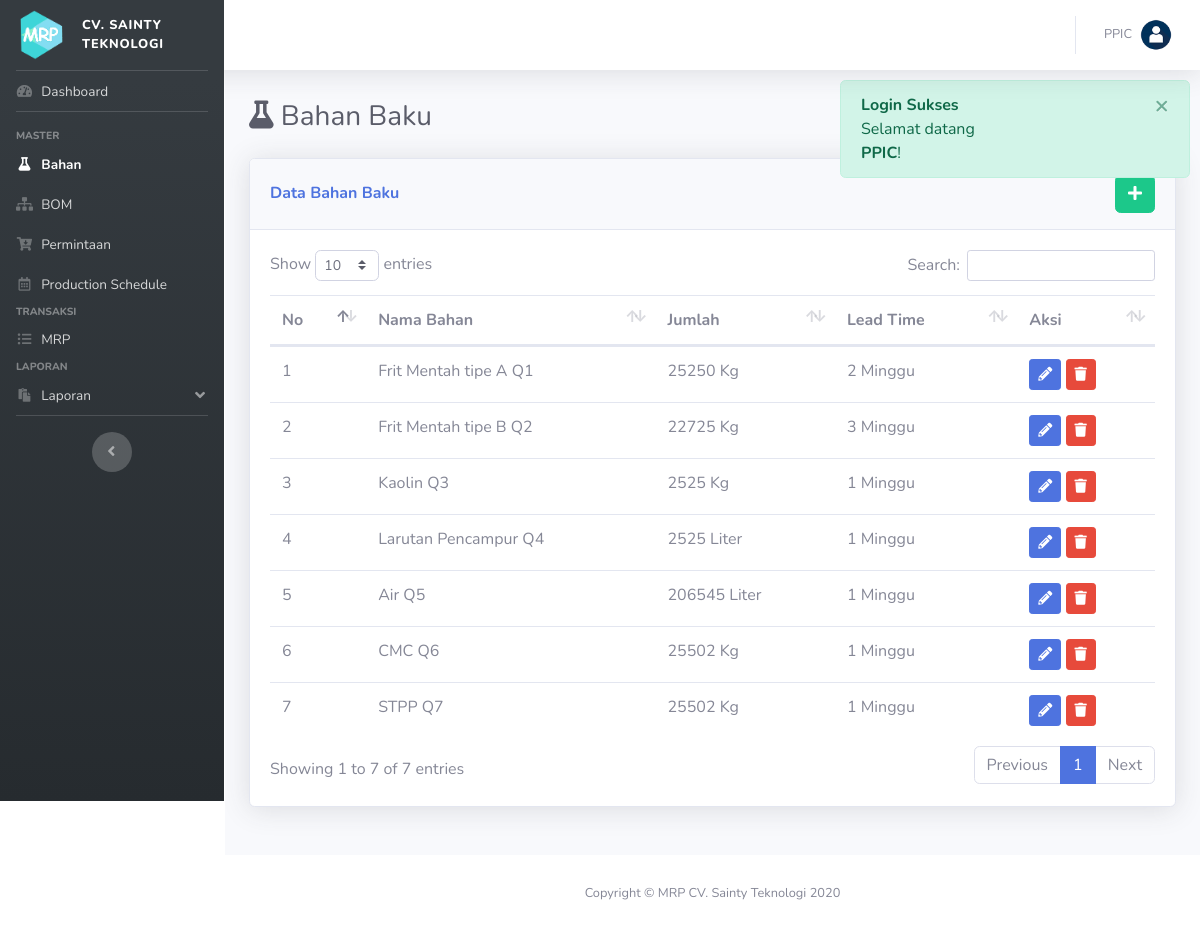
Screenshot of /index.php?p=bahan (signed in) with the database file from the repository.
### tables this page shows
CREATE TABLE IF NOT EXISTS `bahan` (
  `id_bahan` int(11) NOT NULL AUTO_INCREMENT,
  `nama_bahan` varchar(200) DEFAULT NULL,
  `satuan` varchar(200) DEFAULT NULL,
  `jumlah` double DEFAULT NULL,
  `ss` double(22,0) DEFAULT NULL,
  `rop` double(22,0) DEFAULT NULL,
  `LT` int(11) DEFAULT NULL,
  PRIMARY KEY (`id_bahan`)
);

### pages/bahan.php (the view, shortened to what this page needs)
<div class="d-sm-flex align-items-center justify-content-between mb-4">
    <h1 class="h3 mb-0 text-gray-800"> <i class="fa fa-flask"></i> Bahan Baku</h1>
</div>
<?php
	$ket = "Data";
?>
<div class="row row_angket">
	<div class="col mb-4">
		<div class="card shadow mb-4">
            <div class="card-header py-3 d-flex flex-row align-items-center justify-content-between">
                <h6 class="m-0 font-weight-bold text-primary"><?= ucfirst($ket); ?> Bahan Baku</h6>
                <?php
                if(!isset($_GET['ket'])){
                ?>
                <div class="dropdown no-arrow">
                    <a href="index.php?p=bahan&ket=tambah" class="btn btn-success" data-toggle="tooltip" data-placement="top" title="Tambah Data"><i class="fa fa-plus"></i></a>
                </div>
            	<?php } ?>
            </div>
            <div class="card-body">
            <?php
            	if(!isset($form)):
            ?>
            	<table class="table dataTable">
            		<thead>
            			<tr>
            				<th>No</th>
            				<th>Nama Bahan</th>
            				<th>Jumlah</th>
                            <th>Lead Time</th>
            				<th>Aksi</th>
            			</tr>
            		</thead>
            		<tbody>
            		<?php
            			$i=0;
            			$sql = "SELECT * FROM bahan";
            			$q = mysqli_query($con, $sql);
            			while($row = mysqli_fetch_array($q)):
            		?>
            			<tr>
            				<td><?= ++$i; ?></td>
                            <td><?= $row['nama_bahan']; ?></td>
                            <td><?= $row['jumlah'].' '.$row['satuan']; ?></td>
                            <td><?= $row['LT']." Minggu"; ?></td>
            				<td>
                                <a href="index.php?p=bahan&ket=ubah&id=<?= $row['id_bahan'] ?>" class="btn btn-sm btn-primary" data-toggle="tooltip" data-placement="top" title="Ubah Data"><i class="fa fa-pencil-alt"></i></a>
                                <button type="button" class="btn btn-sm btn-danger btn-hapus" data-id="<?= $row['id_bahan'] ?>" data-toggle="tooltip" data-placement="top" title="Hapus">
                                    <i class="fa fa-trash"></i>
                                </button>
                            </td>
            			</tr>
            		<?php endwhile; ?>
            		</tbody>
            	</table>
            	<?php endif; ?>
            </div>
        </div>
    </div>
</div>

### rows the page displays
bahan: nama_bahan "Frit Mentah tipe A Q1", jumlah "25250", satuan "Kg", LT "2"
bahan: nama_bahan "Frit Mentah tipe B Q2", jumlah "22725", satuan "Kg", LT "3"
bahan: nama_bahan "Kaolin Q3", jumlah "2525", satuan "Kg", LT "1"
bahan: nama_bahan "Larutan Pencampur Q4", jumlah "2525", satuan "Liter", LT "1"
bahan: nama_bahan "Air Q5", jumlah "206545", satuan "Liter", LT "1"
bahan: nama_bahan "CMC Q6", jumlah "25502", satuan "Kg", LT "1"
bahan: nama_bahan "STPP Q7", jumlah "25502", satuan "Kg", LT "1"

### other values shown
$v['group'] "MASTER"
$b['text'] "Bahan"
$b['text'] "BOM"
$b['text'] "Permintaan"
$b['text'] "Production Schedule"
$v['group'] "TRANSAKSI"
$b['text'] "MRP"
$v['group'] "LAPORAN"
$b['text'] "Laporan"
$_SESSION['name'] "PPIC"
$ket "Data"
$_SESSION["flash"]["head"] "Login Sukses"
$_SESSION["flash"]["msg"] "Selamat datang PPIC !"
